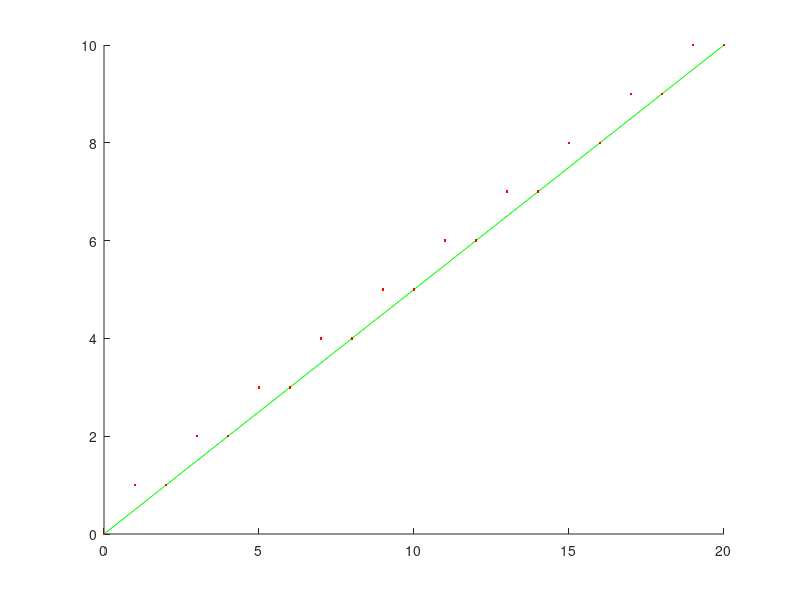

Reproduce this figure in MATLAB.
x0=0;y0=0;x1=20;y1=10;
hold on;
plot([x0 x1],[y0 y1],'g-');
dx = x1-x0;dy=y1-y0;
k=dy/dx;
e=-0.5; 
i=0;
while i<=dx;
    plot( x0,y0,'r.');
    x0=x0+1;e=e+k;
    if e>=0;
        y0=y0+1;e=e-1;
    end
    i=i+1;
end
